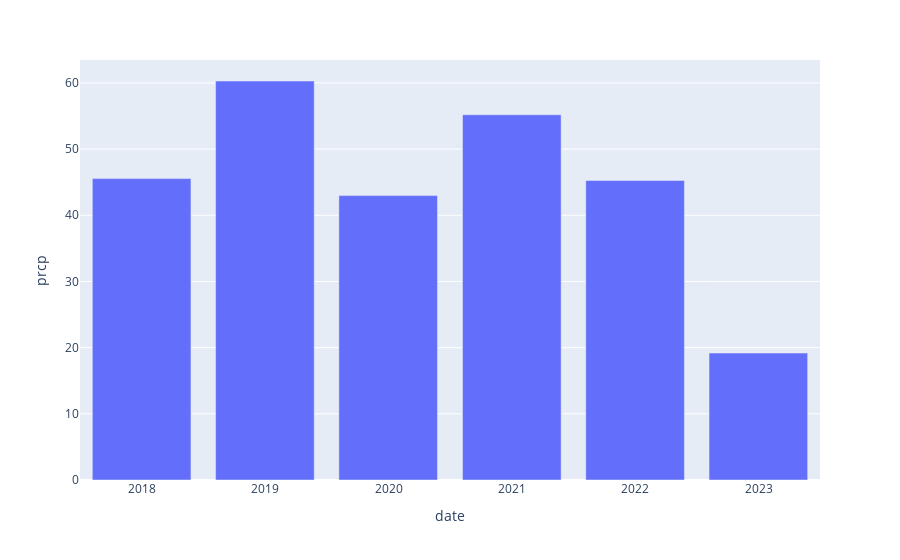

The code cell stored with this chart in its notebook:
### Code cell
fig = px.bar(yearly, y='prcp')
fig.show()

### Figure 1 — Plotly figure (JSON) as saved in the notebook; plotly's stock layout.template omitted (floating-point values rounded to 4 significant figures)
{"data": [{"alignmentgroup": "True", "hovertemplate": "date=%{x}<br>prcp=%{y}<extra></extra>", "legendgroup": "", "marker": {"color": "#636efa", "pattern": {"shape": ""}}, "name": "", "offsetgroup": "", "orientation": "v", "showlegend": false, "textposition": "auto", "type": "bar", "x": ["2017-12-31T00:00:00", "2018-12-31T00:00:00", "2019-12-31T00:00:00", "2020-12-31T00:00:00", "2021-12-31T00:00:00", "2022-12-31T00:00:00"], "xaxis": "x", "y": [45.54, 60.29, 42.97, 55.19, 45.25, 19.18], "yaxis": "y"}], "layout": {"barmode": "relative", "legend": {"tracegroupgap": 0}, "margin": {"t": 60}, "xaxis": {"anchor": "y", "domain": [0, 1], "title": {"text": "date"}}, "yaxis": {"anchor": "x", "domain": [0, 1], "title": {"text": "prcp"}}}}
